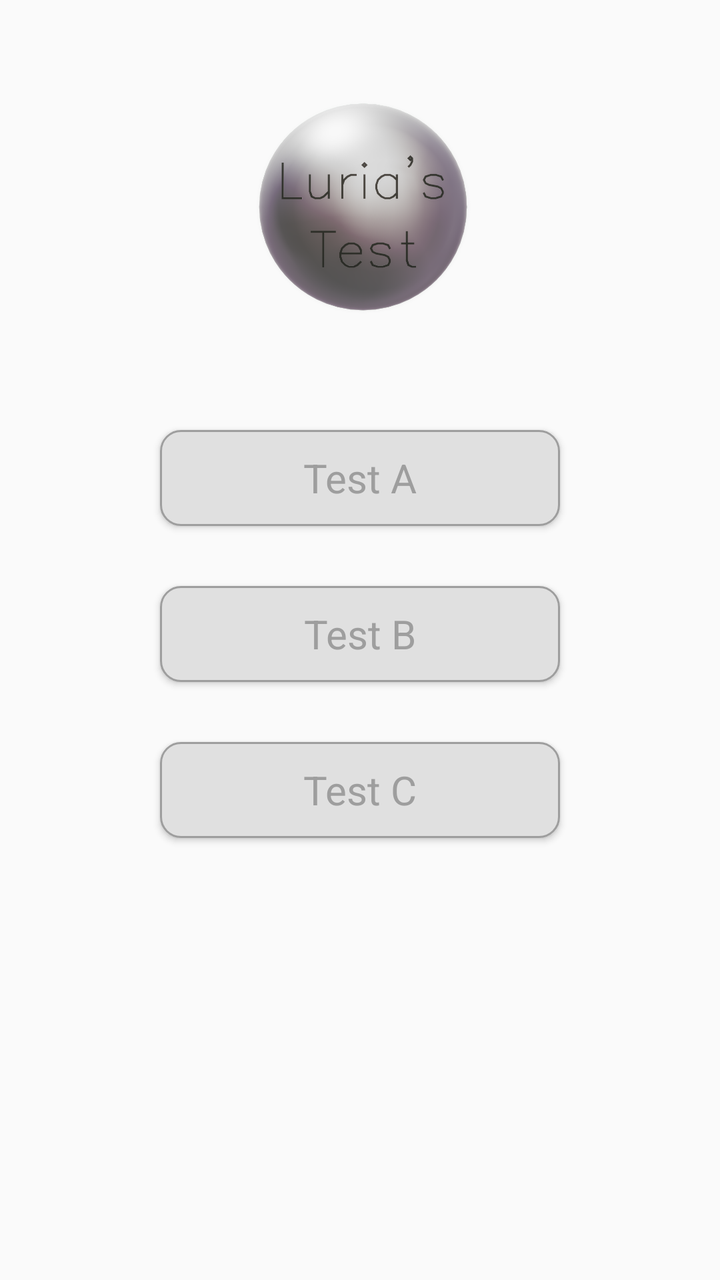
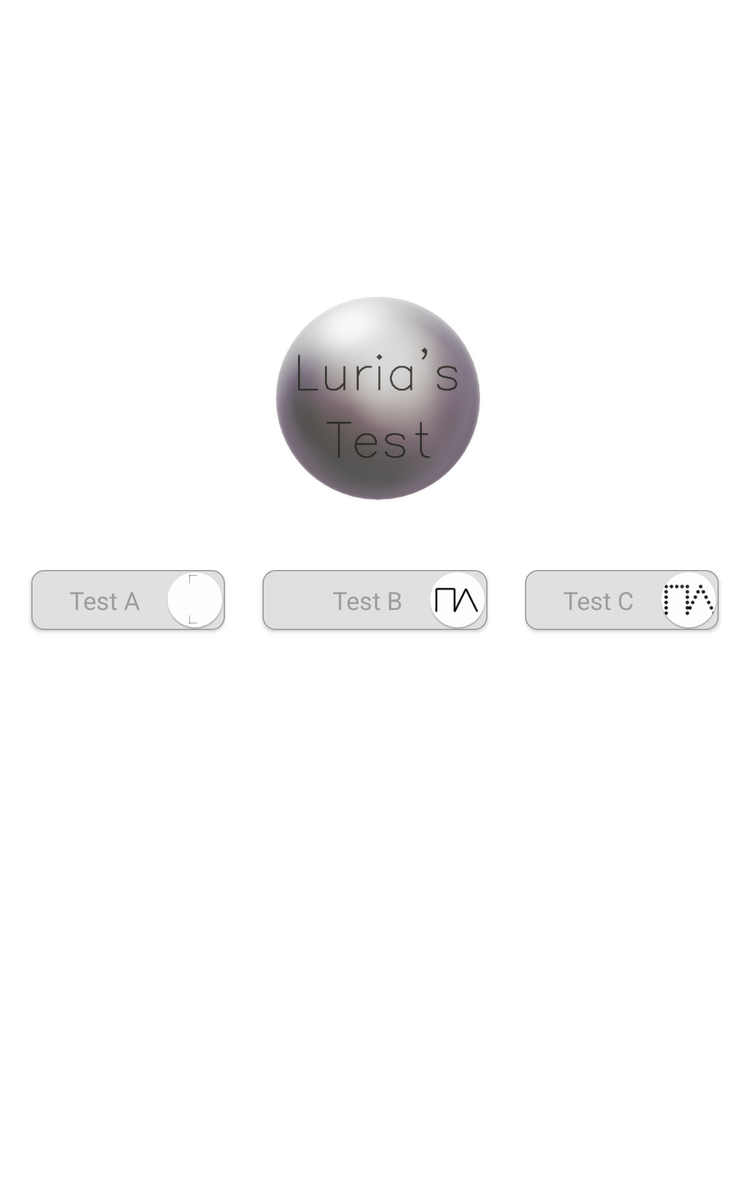

Two renders of one Android screen. The first uses the default layout on a phone; the second uses the alternative layout the repository ships for a different screen configuration, on a matching device. The two XML files are below.
<!-- AndroidManifest.xml: application theme AppTheme -->
<!-- res/layout/intro.xml -->
<?xml version="1.0" encoding="utf-8"?>
<RelativeLayout
    android:id="@+id/intro"
    xmlns:android="http://schemas.android.com/apk/res/android"
    xmlns:tools="http://schemas.android.com/tools"
    android:layout_width="match_parent"
    android:layout_height="match_parent"
    android:padding="15dp">

    <ImageView
        android:id="@+id/logo"
        android:layout_width="180dp"
        android:layout_height="180dp"
        android:src="@drawable/logo_luria"
        android:layout_centerHorizontal="true"
        android:padding="20dp"/>

    <Button
        android:text="@string/buttonNewTest"
        android:layout_width="200dp"
        android:layout_height="wrap_content"
        android:layout_marginTop="200dp"
        android:layout_centerHorizontal="true"

        android:textColor="@color/colorPrimaryDark"
        android:background="@drawable/mybutton"

        android:fontFamily="sans-serif"
        android:typeface="monospace"
        android:textAllCaps="false"
        android:textSize="20sp"

        android:id="@+id/buttonNewTest"/>

    <Button
        android:text="@string/buttonRepeatTest"
        android:layout_width="200dp"
        android:layout_height="wrap_content"
        android:layout_marginTop="30dp"
        android:layout_centerHorizontal="true"

        android:layout_below="@id/buttonNewTest"

        android:textColor="@color/colorPrimaryDark"
        android:background="@drawable/mybutton"

        android:fontFamily="sans-serif"
        android:typeface="monospace"
        android:textAllCaps="false"
        android:textSize="20sp"

        android:id="@+id/buttonRepeatTest"/>

    <Button
        android:text="@string/buttonEditData"
        android:layout_width="200dp"
        android:layout_height="wrap_content"
        android:layout_marginTop="30dp"
        android:layout_centerHorizontal="true"

        android:layout_below="@id/buttonRepeatTest"

        android:textColor="@color/colorPrimaryDark"
        android:background="@drawable/mybutton"

        android:fontFamily="sans-serif"
        android:typeface="monospace"
        android:textAllCaps="false"
        android:textSize="20sp"

        android:id="@+id/buttonEditData"/>

</RelativeLayout>
<!-- resources referenced by this layout -->
<resources>
  <color name="colorPrimaryDark">#9E9E9E</color>
  <!-- drawable logo_luria: png bitmap (drawable, 215594 bytes) -->
  <!-- drawable mybutton (drawable) -->
  <?xml version="1.0" encoding="utf-8"?>
  <selector xmlns:android="http://schemas.android.com/apk/res/android" >
      <item android:state_pressed="true" >
          <shape android:shape="rectangle"  >
              <corners android:radius="3dip" />
              <stroke android:width="1dip" android:color="@color/colorPrimaryDark" />
              <gradient android:angle="-90" android:startColor="@color/colorPrimary" android:endColor="@color/colorPrimaryDark"  />
          </shape>
      </item>
      <item android:state_focused="true">
          <shape android:shape="rectangle"  >
              <corners android:radius="3dip" />
              <stroke android:width="1dip" android:color="@color/colorAccent" />
              <solid android:color="@color/colorAccent"/>
          </shape>
      </item>
      <item >
          <shape android:shape="rectangle"  >
              <corners android:radius="10dip" />
              <stroke android:width="1dip" android:color="@color/colorPrimaryDark" />
              <gradient android:angle="-90" android:startColor="@color/colorPrimary" android:endColor="@color/colorPrimary" />
          </shape>
      </item>
  </selector>
  <string name="buttonEditData">"Test C"</string>
  <string name="buttonNewTest">"Test A"</string>
  <string name="buttonRepeatTest">"Test B"</string>
  <style name="AppTheme" parent="Theme.AppCompat.DayNight.NoActionBar">
          
          <item name="colorPrimary">@color/background</item>
          <item name="colorPrimaryDark">@color/text</item>
          <item name="colorAccent">@color/text</item>
          <item name="android:windowContentOverlay">@null</item>
      </style>
  <color name="colorPrimary">#E0E0E0</color>
  <color name="colorAccent">#37474F</color>
  <color name="background">#FFFFFF</color>
  <color name="text">#01579B</color>
</resources>
<!-- res/layout-sw600dp/intro.xml (the repository's variant of the layout above) -->
<!-- drawn on a 7-inch tablet held upright -->
<?xml version="1.0" encoding="utf-8"?>
<RelativeLayout
    android:id="@+id/intro"
    xmlns:android="http://schemas.android.com/apk/res/android"
    xmlns:tools="http://schemas.android.com/tools"
    android:background="@color/background"
    android:layout_width="match_parent"
    android:layout_height="match_parent"
    android:padding="10dp">

    <ImageView
        android:id="@+id/logo"
        android:layout_width="270dp"
        android:layout_height="270dp"
        android:src="@drawable/logo_luria"
        android:layout_centerHorizontal="true"
        android:layout_above="@id/buttonRepeatTest"
        android:padding="25dp"/>

    <Button
        android:text="@string/buttonNewTest"
        android:layout_width="180dp"
        android:layout_height="wrap_content"
        android:layout_centerVertical="true"
        android:layout_marginRight="15dp"
        android:layout_marginLeft="15dp"
        android:layout_toLeftOf="@id/buttonRepeatTest"
        android:textColor="@color/colorPrimaryDark"
        android:textAlignment="viewEnd"
        android:drawablePadding="20dp"
        android:drawableEnd="@mipmap/test_a_round"
        android:background="@drawable/mybutton"
        android:fontFamily="sans-serif"
        android:typeface="monospace"
        android:textAllCaps="false"
        android:textSize="20sp"
        android:id="@+id/buttonNewTest"/>

    <Button
        android:text="@string/buttonRepeatTest"
        android:layout_width="180dp"
        android:layout_height="wrap_content"
        android:layout_centerHorizontal="true"
        android:layout_centerVertical="true"
        android:layout_marginRight="15dp"
        android:layout_marginLeft="15dp"
        android:textColor="@color/colorPrimaryDark"
        android:textAlignment="viewEnd"
        android:drawablePadding="20dp"
        android:drawableEnd="@mipmap/test_b_round"
        android:background="@drawable/mybutton"
        android:fontFamily="sans-serif"
        android:typeface="monospace"
        android:textAllCaps="false"
        android:textSize="20sp"
        android:id="@+id/buttonRepeatTest"/>

    <Button
        android:text="@string/buttonEditData"
        android:layout_width="180dp"
        android:layout_height="wrap_content"
        android:layout_centerVertical="true"
        android:layout_marginRight="15dp"
        android:layout_marginLeft="15dp"
        android:layout_toEndOf="@id/buttonRepeatTest"
        android:textColor="@color/colorPrimaryDark"
        android:textAlignment="viewEnd"
        android:drawablePadding="20dp"
        android:drawableEnd="@mipmap/test_c_round"
        android:background="@drawable/mybutton"
        android:fontFamily="sans-serif"
        android:typeface="monospace"
        android:textAllCaps="false"
        android:textSize="20sp"
        android:id="@+id/buttonEditData"/>
</RelativeLayout>
<!-- resources referenced by the variant -->
<!-- as a 7-inch tablet held upright resolves them -->
<resources>
  <color name="background">#FFFFFF</color>
  <color name="colorPrimaryDark">#9E9E9E</color>
  <!-- drawable logo_luria: png bitmap (drawable, 215594 bytes) -->
  <!-- drawable mybutton (drawable) -->
  <?xml version="1.0" encoding="utf-8"?>
  <selector xmlns:android="http://schemas.android.com/apk/res/android" >
      <item android:state_pressed="true" >
          <shape android:shape="rectangle"  >
              <corners android:radius="3dip" />
              <stroke android:width="1dip" android:color="@color/colorPrimaryDark" />
              <gradient android:angle="-90" android:startColor="@color/colorPrimary" android:endColor="@color/colorPrimaryDark"  />
          </shape>
      </item>
      <item android:state_focused="true">
          <shape android:shape="rectangle"  >
              <corners android:radius="3dip" />
              <stroke android:width="1dip" android:color="@color/colorAccent" />
              <solid android:color="@color/colorAccent"/>
          </shape>
      </item>
      <item >
          <shape android:shape="rectangle"  >
              <corners android:radius="10dip" />
              <stroke android:width="1dip" android:color="@color/colorPrimaryDark" />
              <gradient android:angle="-90" android:startColor="@color/colorPrimary" android:endColor="@color/colorPrimary" />
          </shape>
      </item>
  </selector>
  <!-- mipmap test_a_round: png bitmap (mipmap-hdpi, 2535 bytes) -->
  <!-- mipmap test_b_round: png bitmap (mipmap-hdpi, 3392 bytes) -->
  <!-- mipmap test_c_round: png bitmap (mipmap-hdpi, 4242 bytes) -->
  <string name="buttonEditData">"Test C"</string>
  <string name="buttonNewTest">"Test A"</string>
  <string name="buttonRepeatTest">"Test B"</string>
  <style name="AppTheme" parent="Theme.AppCompat.DayNight.NoActionBar">
          
          <item name="colorPrimary">@color/background</item>
          <item name="colorPrimaryDark">@color/text</item>
          <item name="colorAccent">@color/text</item>
          <item name="android:windowContentOverlay">@null</item>
      </style>
  <color name="colorPrimary">#E0E0E0</color>
  <color name="colorAccent">#37474F</color>
  <color name="text">#01579B</color>
</resources>
